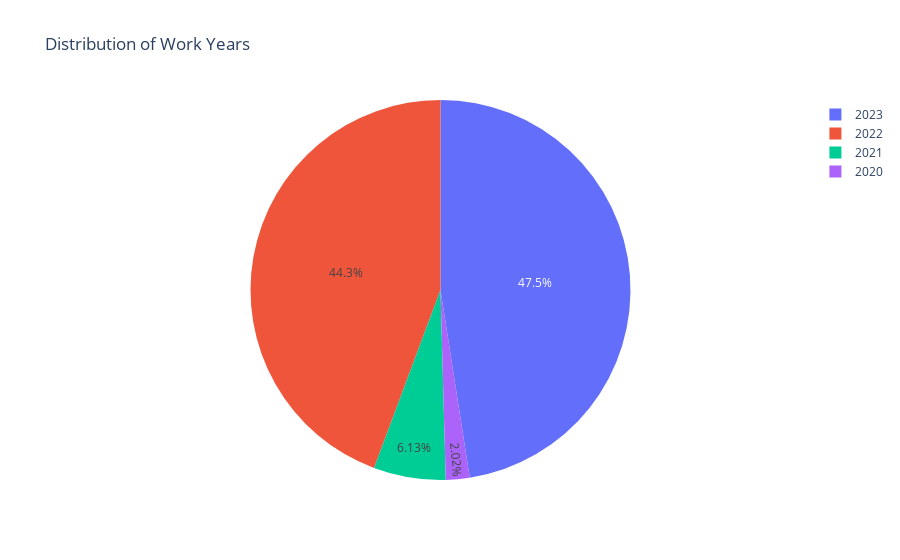

Notebook code for this chart:
### Markdown cell above
#### Distribution of Job Work Years

### Code cell
work_year = df_ds['work_year'].value_counts()

fig = px.pie(values = work_year.values, names = work_year.index, title = 'Distribution of Work Years')

fig.show()

### Figure 1 — Plotly figure (JSON) as saved in the notebook; plotly's stock layout.template omitted (floating-point values rounded to 4 significant figures)
{"data": [{"domain": {"x": [0, 1], "y": [0, 1]}, "hovertemplate": "label=%{label}<br>value=%{value}<extra></extra>", "labels": [2023, 2022, 2021, 2020], "legendgroup": "", "name": "", "showlegend": true, "type": "pie", "values": [1785, 1664, 230, 76]}], "layout": {"legend": {"tracegroupgap": 0}, "title": {"text": "Distribution of Work Years"}}}
